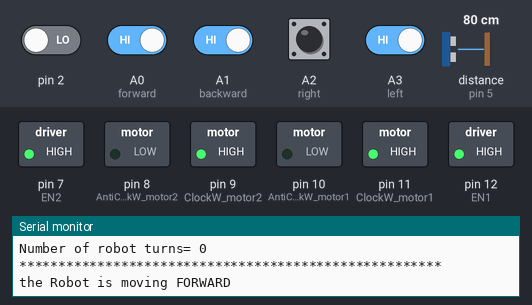
Bench run of a sketch on a simulated Arduino Uno, built with avr-gcc and run on an emulated ATmega328P. Shown: switched loads named in the sketch (green lamp = pin HIGH), the last lines printed to the serial monitor. Wiring (inferred from the names in the program): ultrasonic range finder: trigger pin 6; echo pin 5. Inputs (shaded band) come from the test bench; at power-on: A0 (forward), A1 (backward), A2 (right), A3 (left) HIGH, pin 2 LOW, distance to the obstacle (sensor on pin 5) 80 cm. The echo pulse lasts 58.3 µs per cm; pins used as bus, display or sensor lines are not drawn.

Above: at 2.0 s.
2.1 s: A0 (forward) driven LOW
At 3.5 s:
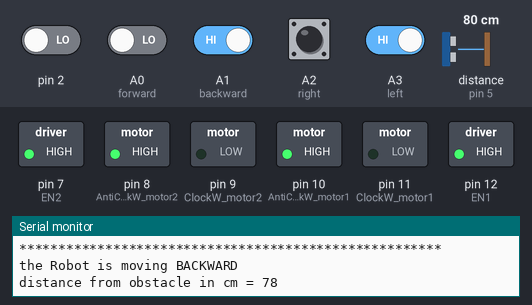
3.9 s: A1 (backward) driven LOW
At 6.1 s:
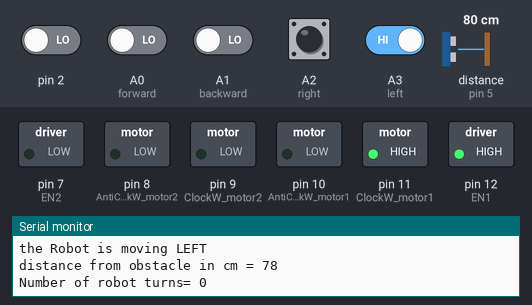
9.9 s: A0 (forward) driven HIGH
At 11.7 s:
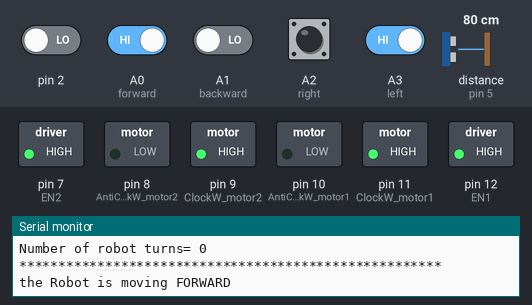
12.6 s: A0 (forward) driven LOW and A3 (left) driven LOW
At 14.3 s:
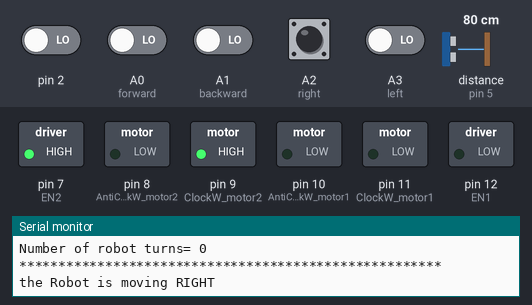
15.1 s: A1 (backward) driven HIGH
At 16.9 s:
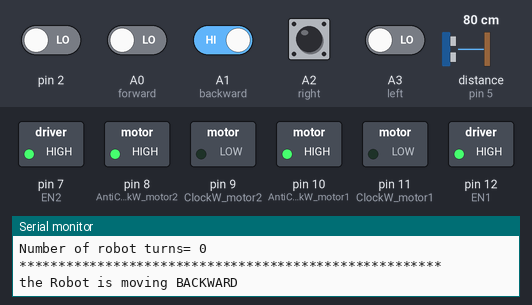
Timing chart, 0 to 18.4 s (numbered marks = the images above; inputs shaded):
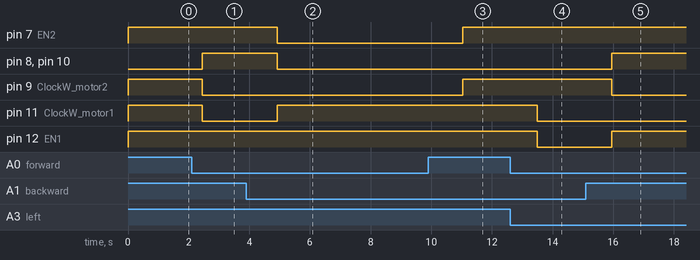

The sketch:

turtle_bot.ino
```cpp
//motor_1
int EncoderMotor_1 = 3;
int ClockW_motor1 = 11, AntiClockW_motor1 = 10;
int EN1 =12;
long int counter =0;
int direction;

//motor_2
int EncoderMotor_2 = 2;
int EN2 =7;
int ClockW_motor2 = 9, AntiClockW_motor2 = 8;
long int c2 =0;


//control directions
int forward =A0, backward =A1, right = A2, left =A3 ;

//UltraSonic Sensor
int TrigPin=6, EchoPin = 5;
long duration; int distance;
int LED =13;

void setup()
{Serial.begin(9600);
//motor_1 pins OUTPUT & INPUT
pinMode( ClockW_motor1, OUTPUT);
pinMode( AntiClockW_motor1, OUTPUT);
pinMode( EN1, OUTPUT);
attachInterrupt(digitalPinToInterrupt(2), counter1, CHANGE);

//-motor_2
int EncoderMotor_2 = 2;
pinMode( ClockW_motor2, OUTPUT);
pinMode( AntiClockW_motor2, OUTPUT);
pinMode( EN2, OUTPUT);


//control directions
pinMode(forward, INPUT);
pinMode(backward, INPUT);
pinMode(right, INPUT);
pinMode(left, INPUT);

//UltraSonic Sensor
pinMode(TrigPin, OUTPUT);
pinMode(EchoPin, INPUT);
}
void loop(){
Serial.println("******************************************************");

// no directions input is given stop
if (digitalRead(forward)==LOW && digitalRead(backward)==LOW && digitalRead(left)==LOW && digitalRead(right)==LOW)
{
digitalWrite (ClockW_motor1, LOW);
digitalWrite (AntiClockW_motor1, LOW);
digitalWrite (ClockW_motor2, LOW);
digitalWrite (AntiClockW_motor2, LOW);
analogWrite(EN1,0);
analogWrite(EN2,0);
Serial.println("robot is not moving");
delay(1000);
}

//forward
else if (digitalRead(forward)==HIGH)
{
digitalWrite (ClockW_motor1, HIGH);
digitalWrite (AntiClockW_motor1, LOW);
direction = 1;
digitalWrite (ClockW_motor2, HIGH);
digitalWrite (AntiClockW_motor2, LOW);

analogWrite(EN1,255);
analogWrite(EN2,255);
Serial.println("the Robot is moving FORWARD ");
delay(1000);
}

//backward
else if (digitalRead(backward)==HIGH)
{
digitalWrite (ClockW_motor1, LOW);
digitalWrite (AntiClockW_motor1, HIGH);
direction = -1;
digitalWrite (ClockW_motor2, LOW);
digitalWrite (AntiClockW_motor2, HIGH);

analogWrite(EN1,255);
analogWrite(EN2,255);
Serial.println("the Robot is moving BACKWARD ");
delay(1000);
}

//left
else if (digitalRead(left)==HIGH)
{
digitalWrite (ClockW_motor1, HIGH);
digitalWrite (AntiClockW_motor1, LOW);
direction = 0;
digitalWrite (ClockW_motor2, LOW);
digitalWrite (AntiClockW_motor2, LOW);

analogWrite(EN1,255);
analogWrite(EN2,0);
Serial.println("the Robot is moving LEFT ");
delay(1000);
}

//right
else if (digitalRead(right)==HIGH)
{
digitalWrite (ClockW_motor1, LOW);
digitalWrite (AntiClockW_motor1, LOW);
direction = 0;
digitalWrite (ClockW_motor2, HIGH);
digitalWrite (AntiClockW_motor2, LOW);

analogWrite(EN1,0);
analogWrite(EN2,255);
Serial.println("the Robot is moving RIGHT ");
delay(1000);
}


// ultrasonic extracting distance
digitalWrite(TrigPin, LOW);
delayMicroseconds(2);
digitalWrite(TrigPin, HIGH);
delayMicroseconds(10);
digitalWrite(TrigPin, LOW);
duration = pulseIn(EchoPin, HIGH);
distance = duration*0.034/2;
Serial.print("distance from obstacle in cm = ");
Serial.println(distance);
  if (distance<=30){
    digitalWrite(LED, HIGH); Serial.println("WARNING!! object is close");
  }
  else if(distance>30){
    digitalWrite(LED, LOW);
  }


Serial.print("Number of robot turns= ");
Serial.println(counter/47);
delay(200);
}

//COUNTER
void counter1 (){
if(direction ==1)
counter++;
else if (direction==-1)
counter--;
}
```

Measured:
- after the input at 2.1 s, pin 8 (AntiClockW_motor2), pin 10 (AntiClockW_motor1): LOW → HIGH after 0.36 s; pin 9 (ClockW_motor2), pin 11 (ClockW_motor1): HIGH → LOW after 0.36 s
- after the input at 3.9 s, pin 7 (EN2), pin 8 (AntiClockW_motor2), pin 10 (AntiClockW_motor1): HIGH → LOW after 1.0 s; pin 11 (ClockW_motor1): LOW → HIGH after 1.0 s
- after the input at 9.9 s, pin 7 (EN2), pin 9 (ClockW_motor2): LOW → HIGH after 1.1 s
- after the input at 12.6 s, pin 11 (ClockW_motor1), pin 12 (EN1): HIGH → LOW after 0.89 s
- after the input at 15.1 s, pin 8 (AntiClockW_motor2), pin 10 (AntiClockW_motor1), pin 12 (EN1): LOW → HIGH after 0.84 s; pin 9 (ClockW_motor2): HIGH → LOW after 0.84 s
